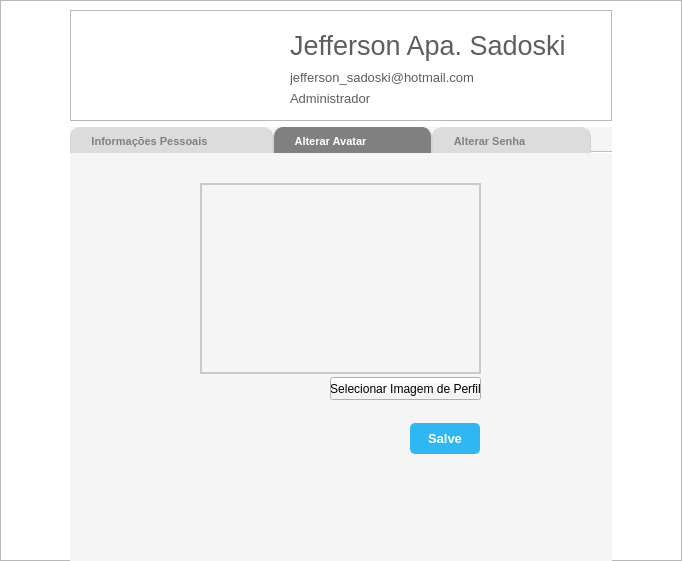
<?xml version="1.0" encoding="UTF-8"?>
<ui version="4.0">
 <class>frm_content</class>
 <widget class="QFrame" name="frm_content">
  <property name="geometry">
   <rect>
    <x>0</x>
    <y>0</y>
    <width>682</width>
    <height>561</height>
   </rect>
  </property>
  <property name="minimumSize">
   <size>
    <width>682</width>
    <height>561</height>
   </size>
  </property>
  <property name="font">
   <font>
    <family>Arial</family>
    <pointsize>10</pointsize>
   </font>
  </property>
  <property name="windowTitle">
   <string>Perfil</string>
  </property>
  <property name="styleSheet">
   <string notr="true">QFrame#frm_content{
	background-color: white;
}</string>
  </property>
  <layout class="QVBoxLayout" name="vrl_frm_content_profile">
   <property name="spacing">
    <number>0</number>
   </property>
   <property name="leftMargin">
    <number>0</number>
   </property>
   <property name="topMargin">
    <number>0</number>
   </property>
   <property name="rightMargin">
    <number>0</number>
   </property>
   <property name="bottomMargin">
    <number>0</number>
   </property>
   <item>
    <widget class="QFrame" name="frm_content_profile">
     <property name="minimumSize">
      <size>
       <width>682</width>
       <height>561</height>
      </size>
     </property>
     <property name="font">
      <font>
       <pointsize>10</pointsize>
      </font>
     </property>
     <property name="frameShape">
      <enum>QFrame::StyledPanel</enum>
     </property>
     <property name="frameShadow">
      <enum>QFrame::Raised</enum>
     </property>
     <layout class="QGridLayout" name="grl_content_profile">
      <item row="2" column="0">
       <spacer name="hls_between_border_and_header_profile">
        <property name="orientation">
         <enum>Qt::Horizontal</enum>
        </property>
        <property name="sizeType">
         <enum>QSizePolicy::MinimumExpanding</enum>
        </property>
        <property name="sizeHint" stdset="0">
         <size>
          <width>46</width>
          <height>20</height>
         </size>
        </property>
       </spacer>
      </item>
      <item row="4" column="1">
       <spacer name="vls_between_border_and_content_fields_profile">
        <property name="orientation">
         <enum>Qt::Vertical</enum>
        </property>
        <property name="sizeHint" stdset="0">
         <size>
          <width>20</width>
          <height>40</height>
         </size>
        </property>
       </spacer>
      </item>
      <item row="3" column="1">
       <widget class="QTabWidget" name="tab_setting_user">
        <property name="minimumSize">
         <size>
          <width>542</width>
          <height>435</height>
         </size>
        </property>
        <property name="maximumSize">
         <size>
          <width>542</width>
          <height>16777215</height>
         </size>
        </property>
        <property name="font">
         <font>
          <pointsize>8</pointsize>
          <weight>75</weight>
          <bold>true</bold>
         </font>
        </property>
        <property name="styleSheet">
         <string notr="true">QTabWidget {
	border: none;
}

QTabWidget QWidget{
	background-color: #F5F5F5;
}

QTabBar::tab {
	background-color:  #dcdcdc;
    padding: 8 64 5 20;
    color:  gray;
	border-top-left-radius: 10px;
	border-top-right-radius: 10px;
	border-left: 1px solid lightgray;
	border-right: 1px solid lightgray;
}
QTabBar::tab:hover {
     background: #dcdcdc;
}
QTabBar::tab:selected {
    background:  gray;
    color: white;
}</string>
        </property>
        <property name="currentIndex">
         <number>1</number>
        </property>
        <property name="documentMode">
         <bool>true</bool>
        </property>
        <widget class="QWidget" name="tab_information_user">
         <attribute name="title">
          <string>Informações Pessoais</string>
         </attribute>
         <widget class="QLabel" name="lbl_about">
          <property name="geometry">
           <rect>
            <x>130</x>
            <y>230</y>
            <width>47</width>
            <height>16</height>
           </rect>
          </property>
          <property name="font">
           <font>
            <pointsize>10</pointsize>
           </font>
          </property>
          <property name="styleSheet">
           <string notr="true">QLabel {
	color: #605D5D;
}</string>
          </property>
          <property name="text">
           <string>Sobre</string>
          </property>
         </widget>
         <widget class="QLineEdit" name="txt_role">
          <property name="geometry">
           <rect>
            <x>130</x>
            <y>140</y>
            <width>281</width>
            <height>20</height>
           </rect>
          </property>
          <property name="font">
           <font>
            <pointsize>10</pointsize>
           </font>
          </property>
          <property name="styleSheet">
           <string notr="true">QLineEdit#txt_role{
	background-color: white;
	color: #8C8C8C;
	border: 1px solid #AFAEAE;
	border-radius: 5px;
}</string>
          </property>
         </widget>
         <widget class="QTextEdit" name="txt_about">
          <property name="geometry">
           <rect>
            <x>130</x>
            <y>250</y>
            <width>281</width>
            <height>81</height>
           </rect>
          </property>
          <property name="font">
           <font>
            <pointsize>10</pointsize>
           </font>
          </property>
          <property name="styleSheet">
           <string notr="true">QTextEdit#txt_about{
	background-color: white;
	color: #8C8C8C;
	border: 1px solid #AFAEAE;
	border-radius: 5px;
}</string>
          </property>
         </widget>
         <widget class="QLabel" name="lbl_email">
          <property name="geometry">
           <rect>
            <x>130</x>
            <y>70</y>
            <width>47</width>
            <height>16</height>
           </rect>
          </property>
          <property name="font">
           <font>
            <pointsize>10</pointsize>
           </font>
          </property>
          <property name="styleSheet">
           <string notr="true">QLabel {
	color: #605D5D;
}</string>
          </property>
          <property name="text">
           <string>E-mail</string>
          </property>
         </widget>
         <widget class="QLabel" name="lbl_role">
          <property name="geometry">
           <rect>
            <x>130</x>
            <y>120</y>
            <width>47</width>
            <height>16</height>
           </rect>
          </property>
          <property name="font">
           <font>
            <pointsize>10</pointsize>
           </font>
          </property>
          <property name="styleSheet">
           <string notr="true">QLabel {
	color: #605D5D;
}</string>
          </property>
          <property name="text">
           <string>Cargo</string>
          </property>
         </widget>
         <widget class="QLineEdit" name="txt_telephone">
          <property name="geometry">
           <rect>
            <x>130</x>
            <y>190</y>
            <width>281</width>
            <height>20</height>
           </rect>
          </property>
          <property name="font">
           <font>
            <pointsize>10</pointsize>
           </font>
          </property>
          <property name="styleSheet">
           <string notr="true">QLineEdit#txt_telephone {
	background-color: white;
	color: #8C8C8C;
	border: 1px solid #AFAEAE;
	border-radius: 5px;
}</string>
          </property>
         </widget>
         <widget class="QLabel" name="lbl_telephone">
          <property name="geometry">
           <rect>
            <x>130</x>
            <y>170</y>
            <width>60</width>
            <height>16</height>
           </rect>
          </property>
          <property name="font">
           <font>
            <pointsize>10</pointsize>
           </font>
          </property>
          <property name="styleSheet">
           <string notr="true">QLabel {
	color: #605D5D;
}</string>
          </property>
          <property name="text">
           <string>Telefone</string>
          </property>
         </widget>
         <widget class="QLineEdit" name="txt_name">
          <property name="geometry">
           <rect>
            <x>130</x>
            <y>40</y>
            <width>281</width>
            <height>20</height>
           </rect>
          </property>
          <property name="font">
           <font>
            <pointsize>10</pointsize>
           </font>
          </property>
          <property name="styleSheet">
           <string notr="true">QLineEdit#txt_name{
	background-color: white;
	color: #8C8C8C;
	border: 1px solid #AFAEAE;
	border-radius: 5px;
}</string>
          </property>
         </widget>
         <widget class="QLabel" name="lbl_name">
          <property name="geometry">
           <rect>
            <x>130</x>
            <y>20</y>
            <width>47</width>
            <height>16</height>
           </rect>
          </property>
          <property name="font">
           <font>
            <pointsize>10</pointsize>
           </font>
          </property>
          <property name="styleSheet">
           <string notr="true">QLabel {
	color: #605D5D;
}</string>
          </property>
          <property name="text">
           <string>Nome</string>
          </property>
         </widget>
         <widget class="QLineEdit" name="txt_email">
          <property name="geometry">
           <rect>
            <x>130</x>
            <y>90</y>
            <width>281</width>
            <height>20</height>
           </rect>
          </property>
          <property name="font">
           <font>
            <pointsize>10</pointsize>
           </font>
          </property>
          <property name="styleSheet">
           <string notr="true">QLineEdit#txt_email {
	background-color: white;
	color: #8C8C8C;
	border: 1px solid #AFAEAE;
	border-radius: 5px;
}</string>
          </property>
         </widget>
         <widget class="QPushButton" name="btn_save_profile">
          <property name="geometry">
           <rect>
            <x>340</x>
            <y>340</y>
            <width>70</width>
            <height>31</height>
           </rect>
          </property>
          <property name="minimumSize">
           <size>
            <width>70</width>
            <height>31</height>
           </size>
          </property>
          <property name="maximumSize">
           <size>
            <width>70</width>
            <height>31</height>
           </size>
          </property>
          <property name="font">
           <font>
            <family>Arial</family>
            <pointsize>10</pointsize>
            <weight>75</weight>
            <bold>true</bold>
           </font>
          </property>
          <property name="styleSheet">
           <string notr="true">QPushButton#btn_save_profile {
	background-color: #2FB7F3;
	color: white;
	border-radius: 5px;
}

QPushButton#btn_save_profile:hover {
	background-color:#009CE1;
}

QPushButton#btn_save_profile:pressed {
	background-color:#0082BC;
}</string>
          </property>
          <property name="text">
           <string>Salve</string>
          </property>
          <property name="iconSize">
           <size>
            <width>10</width>
            <height>10</height>
           </size>
          </property>
         </widget>
        </widget>
        <widget class="QWidget" name="tab_change_avatar">
         <attribute name="title">
          <string>Alterar Avatar</string>
         </attribute>
         <widget class="QLabel" name="lbl_avatar">
          <property name="geometry">
           <rect>
            <x>130</x>
            <y>30</y>
            <width>281</width>
            <height>191</height>
           </rect>
          </property>
          <property name="styleSheet">
           <string notr="true">QLabel#lbl_avatar {
	border-width: 2px; 
	border-style: solid; 
	border-color: #CACACA;
}</string>
          </property>
          <property name="text">
           <string/>
          </property>
         </widget>
         <widget class="QPushButton" name="btn_select_image_profile">
          <property name="geometry">
           <rect>
            <x>260</x>
            <y>224</y>
            <width>151</width>
            <height>23</height>
           </rect>
          </property>
          <property name="styleSheet">
           <string notr="true">QPushButton#btn_select_image_profile {
	background-color: #B2AFAF;
	color: white;
	border-radius: 5px;
}

QPushButton#btn_select_image_profile:hover {
	background-color:#9B9B9B;
}

QPushButton#btn_select_image_profile:pressed {
	background-color:#888888;
}</string>
          </property>
          <property name="text">
           <string>Selecionar Imagem de Perfil</string>
          </property>
         </widget>
         <widget class="QPushButton" name="btn_save_avatar">
          <property name="geometry">
           <rect>
            <x>340</x>
            <y>270</y>
            <width>70</width>
            <height>31</height>
           </rect>
          </property>
          <property name="minimumSize">
           <size>
            <width>70</width>
            <height>31</height>
           </size>
          </property>
          <property name="maximumSize">
           <size>
            <width>70</width>
            <height>31</height>
           </size>
          </property>
          <property name="font">
           <font>
            <family>Arial</family>
            <pointsize>10</pointsize>
            <weight>75</weight>
            <bold>true</bold>
           </font>
          </property>
          <property name="styleSheet">
           <string notr="true">QPushButton#btn_save_avatar {
	background-color: #2FB7F3;
	color: white;
	border-radius: 5px;
}

QPushButton#btn_save_avatar:hover {
	background-color:#009CE1;
}

QPushButton#btn_save_avatar:pressed {
	background-color:#0082BC;
}</string>
          </property>
          <property name="text">
           <string>Salve</string>
          </property>
          <property name="iconSize">
           <size>
            <width>10</width>
            <height>10</height>
           </size>
          </property>
         </widget>
        </widget>
        <widget class="QWidget" name="tab_change_password">
         <attribute name="title">
          <string>Alterar Senha</string>
         </attribute>
         <widget class="QLineEdit" name="txt_current_password">
          <property name="geometry">
           <rect>
            <x>130</x>
            <y>40</y>
            <width>281</width>
            <height>20</height>
           </rect>
          </property>
          <property name="styleSheet">
           <string notr="true">QLineEdit#txt_current_password {
	background-color: white;
	color: #8C8C8C;
	border: 1px solid #AFAEAE;
	border-radius: 5px;
}</string>
          </property>
          <property name="echoMode">
           <enum>QLineEdit::Password</enum>
          </property>
         </widget>
         <widget class="QLabel" name="lbl_re_type_new_password">
          <property name="geometry">
           <rect>
            <x>130</x>
            <y>120</y>
            <width>140</width>
            <height>16</height>
           </rect>
          </property>
          <property name="font">
           <font>
            <pointsize>10</pointsize>
           </font>
          </property>
          <property name="styleSheet">
           <string notr="true">QLabel {
	color: #605D5D;
}</string>
          </property>
          <property name="text">
           <string>Re-Digite a Nova Senha </string>
          </property>
         </widget>
         <widget class="QLineEdit" name="txt_re_type_new_password">
          <property name="geometry">
           <rect>
            <x>130</x>
            <y>140</y>
            <width>281</width>
            <height>20</height>
           </rect>
          </property>
          <property name="styleSheet">
           <string notr="true">QLineEdit#txt_re_type_new_password {
	background-color: white;
	color: #8C8C8C;
	border: 1px solid #AFAEAE;
	border-radius: 5px;
}</string>
          </property>
          <property name="echoMode">
           <enum>QLineEdit::Password</enum>
          </property>
         </widget>
         <widget class="QLabel" name="lbl_new_password">
          <property name="geometry">
           <rect>
            <x>130</x>
            <y>70</y>
            <width>70</width>
            <height>16</height>
           </rect>
          </property>
          <property name="font">
           <font>
            <pointsize>10</pointsize>
           </font>
          </property>
          <property name="styleSheet">
           <string notr="true">QLabel {
	color: #605D5D;
}</string>
          </property>
          <property name="text">
           <string>Nova Senha </string>
          </property>
         </widget>
         <widget class="QLineEdit" name="txt_new_password">
          <property name="geometry">
           <rect>
            <x>130</x>
            <y>90</y>
            <width>281</width>
            <height>20</height>
           </rect>
          </property>
          <property name="styleSheet">
           <string notr="true">QLineEdit#txt_new_password {
	background-color: white;
	color: #8C8C8C;
	border: 1px solid #AFAEAE;
	border-radius: 5px;
}</string>
          </property>
          <property name="echoMode">
           <enum>QLineEdit::Password</enum>
          </property>
         </widget>
         <widget class="QLabel" name="lbl_current_password">
          <property name="geometry">
           <rect>
            <x>130</x>
            <y>20</y>
            <width>70</width>
            <height>16</height>
           </rect>
          </property>
          <property name="font">
           <font>
            <pointsize>10</pointsize>
           </font>
          </property>
          <property name="styleSheet">
           <string notr="true">QLabel {
	color: #605D5D;
}</string>
          </property>
          <property name="text">
           <string>Senha Atual</string>
          </property>
         </widget>
         <widget class="QPushButton" name="btn_save_password">
          <property name="geometry">
           <rect>
            <x>340</x>
            <y>180</y>
            <width>70</width>
            <height>31</height>
           </rect>
          </property>
          <property name="minimumSize">
           <size>
            <width>70</width>
            <height>31</height>
           </size>
          </property>
          <property name="maximumSize">
           <size>
            <width>70</width>
            <height>31</height>
           </size>
          </property>
          <property name="font">
           <font>
            <family>Arial</family>
            <pointsize>10</pointsize>
            <weight>75</weight>
            <bold>true</bold>
           </font>
          </property>
          <property name="styleSheet">
           <string notr="true">QPushButton#btn_save_password {
	background-color: #2FB7F3;
	color: white;
	border-radius: 5px;
}

QPushButton#btn_save_password:hover {
	background-color:#009CE1;
}

QPushButton#btn_save_password:pressed {
	background-color:#0082BC;
}</string>
          </property>
          <property name="text">
           <string>Salve</string>
          </property>
          <property name="iconSize">
           <size>
            <width>10</width>
            <height>10</height>
           </size>
          </property>
         </widget>
        </widget>
       </widget>
      </item>
      <item row="1" column="1" rowspan="2">
       <widget class="QFrame" name="frm_header_profile">
        <property name="minimumSize">
         <size>
          <width>541</width>
          <height>111</height>
         </size>
        </property>
        <property name="maximumSize">
         <size>
          <width>16777215</width>
          <height>111</height>
         </size>
        </property>
        <property name="frameShape">
         <enum>QFrame::StyledPanel</enum>
        </property>
        <property name="frameShadow">
         <enum>QFrame::Raised</enum>
        </property>
        <widget class="QLabel" name="lbl_email_user">
         <property name="geometry">
          <rect>
           <x>220</x>
           <y>59</y>
           <width>315</width>
           <height>16</height>
          </rect>
         </property>
         <property name="minimumSize">
          <size>
           <width>315</width>
           <height>16</height>
          </size>
         </property>
         <property name="maximumSize">
          <size>
           <width>315</width>
           <height>16</height>
          </size>
         </property>
         <property name="font">
          <font>
           <pointsize>10</pointsize>
          </font>
         </property>
         <property name="styleSheet">
          <string notr="true">QLabel#lbl_email_user {
	color: #605D5D;
}</string>
         </property>
         <property name="text">
          <string>jefferson_sadoski@hotmail.com</string>
         </property>
        </widget>
        <widget class="QLabel" name="lbl_type_user">
         <property name="geometry">
          <rect>
           <x>220</x>
           <y>80</y>
           <width>315</width>
           <height>16</height>
          </rect>
         </property>
         <property name="minimumSize">
          <size>
           <width>315</width>
           <height>16</height>
          </size>
         </property>
         <property name="maximumSize">
          <size>
           <width>315</width>
           <height>16</height>
          </size>
         </property>
         <property name="font">
          <font>
           <pointsize>10</pointsize>
          </font>
         </property>
         <property name="styleSheet">
          <string notr="true">QLabel#lbl_type_user {
	color: #605D5D;
}</string>
         </property>
         <property name="text">
          <string>Administrador</string>
         </property>
        </widget>
        <widget class="QLabel" name="lbl_photo_profile">
         <property name="geometry">
          <rect>
           <x>40</x>
           <y>-2</y>
           <width>111</width>
           <height>111</height>
          </rect>
         </property>
         <property name="minimumSize">
          <size>
           <width>111</width>
           <height>111</height>
          </size>
         </property>
         <property name="maximumSize">
          <size>
           <width>111</width>
           <height>111</height>
          </size>
         </property>
         <property name="styleSheet">
          <string notr="true">QLabel#lbl_photo_profile {
	background: transparent;
	border-radius: 55px;
}</string>
         </property>
         <property name="text">
          <string/>
         </property>
         <property name="pixmap">
          <pixmap>../img/user.png</pixmap>
         </property>
         <property name="scaledContents">
          <bool>true</bool>
         </property>
         <property name="alignment">
          <set>Qt::AlignCenter</set>
         </property>
         <property name="margin">
          <number>3</number>
         </property>
        </widget>
        <widget class="QLabel" name="lbl_name_user">
         <property name="geometry">
          <rect>
           <x>220</x>
           <y>20</y>
           <width>315</width>
           <height>31</height>
          </rect>
         </property>
         <property name="minimumSize">
          <size>
           <width>315</width>
           <height>31</height>
          </size>
         </property>
         <property name="maximumSize">
          <size>
           <width>315</width>
           <height>31</height>
          </size>
         </property>
         <property name="font">
          <font>
           <pointsize>20</pointsize>
          </font>
         </property>
         <property name="styleSheet">
          <string notr="true">QLabel#lbl_name_user {
	color: #605D5D;
}</string>
         </property>
         <property name="text">
          <string>Jefferson Apa. Sadoski</string>
         </property>
        </widget>
       </widget>
      </item>
      <item row="1" column="2">
       <spacer name="hls_between_header_and_border_profile">
        <property name="orientation">
         <enum>Qt::Horizontal</enum>
        </property>
        <property name="sizeType">
         <enum>QSizePolicy::Expanding</enum>
        </property>
        <property name="sizeHint" stdset="0">
         <size>
          <width>56</width>
          <height>20</height>
         </size>
        </property>
       </spacer>
      </item>
      <item row="3" column="0">
       <spacer name="hls_between_border_content_field_profile">
        <property name="orientation">
         <enum>Qt::Horizontal</enum>
        </property>
        <property name="sizeHint" stdset="0">
         <size>
          <width>49</width>
          <height>20</height>
         </size>
        </property>
       </spacer>
      </item>
      <item row="3" column="2">
       <spacer name="hls_between_content_field_and_border_profile">
        <property name="orientation">
         <enum>Qt::Horizontal</enum>
        </property>
        <property name="sizeType">
         <enum>QSizePolicy::Expanding</enum>
        </property>
        <property name="sizeHint" stdset="0">
         <size>
          <width>53</width>
          <height>20</height>
         </size>
        </property>
       </spacer>
      </item>
      <item row="0" column="1">
       <spacer name="vsl_between_border_and_header_profile">
        <property name="orientation">
         <enum>Qt::Vertical</enum>
        </property>
        <property name="sizeType">
         <enum>QSizePolicy::Maximum</enum>
        </property>
        <property name="sizeHint" stdset="0">
         <size>
          <width>20</width>
          <height>100</height>
         </size>
        </property>
       </spacer>
      </item>
     </layout>
    </widget>
   </item>
  </layout>
 </widget>
 <tabstops>
  <tabstop>tab_setting_user</tabstop>
  <tabstop>txt_name</tabstop>
  <tabstop>txt_email</tabstop>
  <tabstop>txt_role</tabstop>
  <tabstop>txt_telephone</tabstop>
  <tabstop>txt_about</tabstop>
  <tabstop>btn_select_image_profile</tabstop>
  <tabstop>btn_save_avatar</tabstop>
  <tabstop>txt_current_password</tabstop>
  <tabstop>txt_new_password</tabstop>
  <tabstop>txt_re_type_new_password</tabstop>
  <tabstop>btn_save_password</tabstop>
  <tabstop>btn_save_profile</tabstop>
 </tabstops>
 <resources/>
 <connections/>
</ui>
